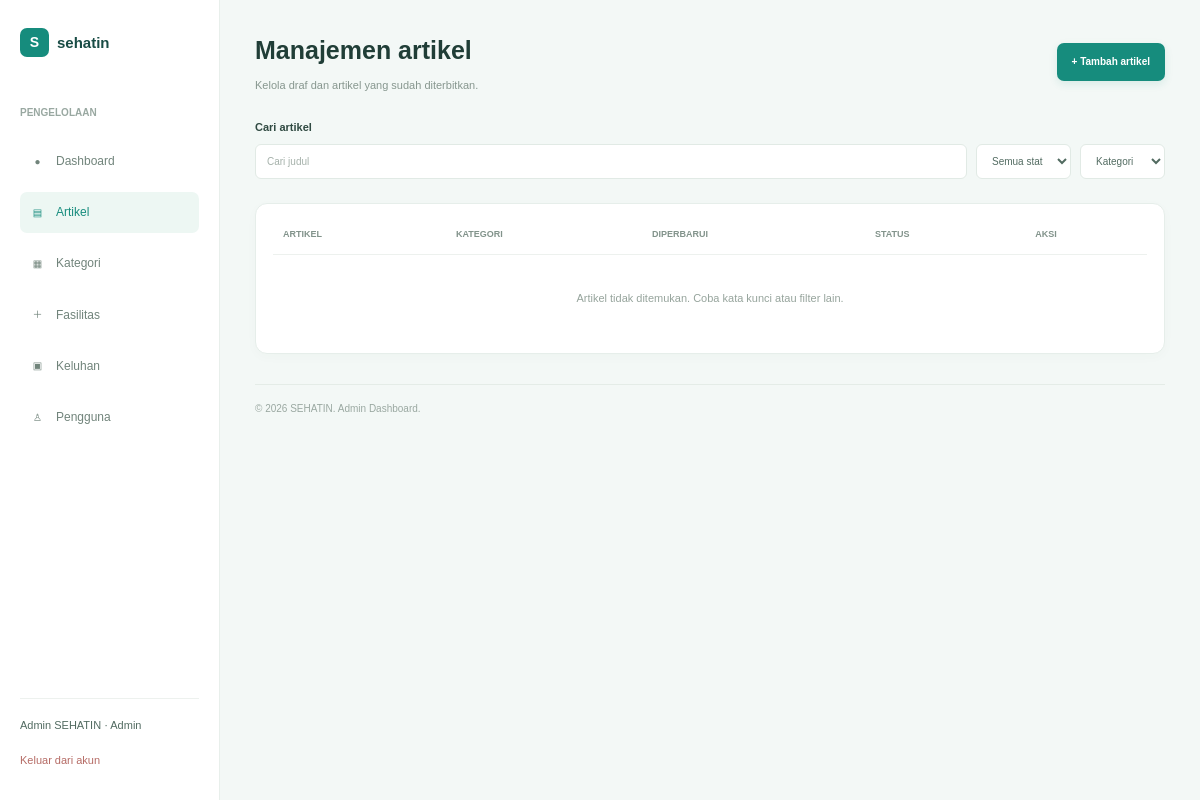
/admin/articles/index.php (signed in), run on an earlier commit of the app's database.
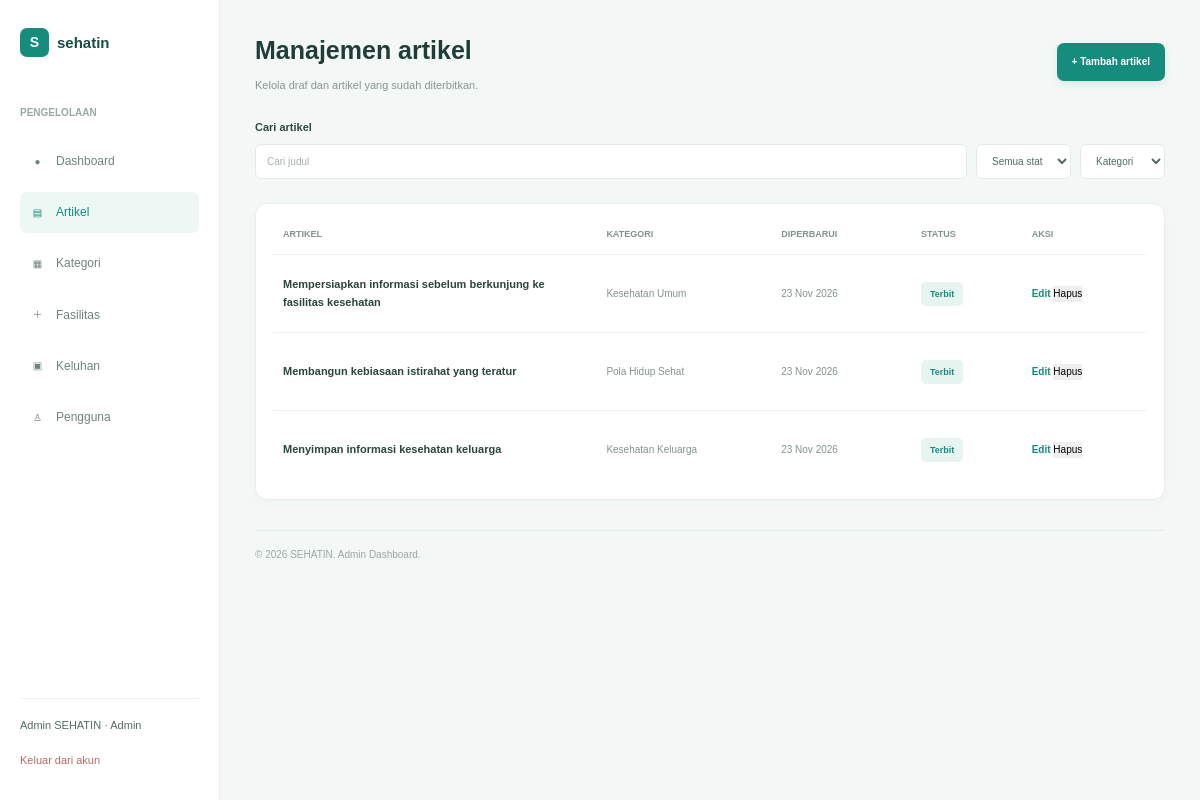
And on a later commit of the database.
### tables this page shows
CREATE TABLE IF NOT EXISTS articles (
    id INT AUTO_INCREMENT PRIMARY KEY,
    category_id INT NOT NULL,
    author_id INT NOT NULL,
    title VARCHAR(200) NOT NULL,
    excerpt VARCHAR(300) NULL,
    content TEXT NOT NULL,
    status ENUM('draft', 'published')
        NOT NULL DEFAULT 'draft',
    created_at DATETIME NOT NULL DEFAULT CURRENT_TIMESTAMP,
    updated_at DATETIME NULL,

    CONSTRAINT fk_articles_category
        FOREIGN KEY (category_id)
        REFERENCES article_categories(id)
        ON UPDATE CASCADE ON DELETE RESTRICT,

    CONSTRAINT fk_articles_author
        FOREIGN KEY (author_id)
        REFERENCES users(id)
        ON UPDATE CASCADE ON DELETE RESTRICT
);

CREATE TABLE IF NOT EXISTS article_categories (
    id INT AUTO_INCREMENT PRIMARY KEY,
    name VARCHAR(100) NOT NULL UNIQUE,
    created_at DATETIME NOT NULL DEFAULT CURRENT_TIMESTAMP
);

### admin/articles/index.php (the view, shortened to what the changed rows need)
<?php
require_once __DIR__ . "/../../config/database.php";
$articles = [];
$sqlArticles = "SELECT
                    a.id,
                    a.title,
                    ac.name AS category,
                    DATE_FORMAT(a.updated_at, '%d %b %Y') AS updated,
                    a.status
                FROM articles a
                LEFT JOIN article_categories ac
                    ON a.category_id = ac.id
                ORDER BY a.updated_at DESC";
$resultArticles = $conn->query($sqlArticles);
if ($resultArticles) {
    while ($row = $resultArticles->fetch_assoc()) {
        $row["status"] = $row["status"] === "published"
            ? "Terbit"
            : "Draf";
        $articles[] = $row;
    }
}
$keyword = trim($_GET["search"] ?? "");
$statusFilter = $_GET["status"] ?? "";
$categoryFilter = $_GET["category"] ?? "";
$filteredArticles = array_filter(
    $articles,
    function ($article) use (
        $keyword,
        $statusFilter,
        $categoryFilter
    ) {
        $matchKeyword = $keyword === ""
            || stripos($article["title"], $keyword) !== false;
        $matchStatus = $statusFilter === ""
            || $article["status"] === $statusFilter;
        $matchCategory = $categoryFilter === ""
            || $article["category"] === $categoryFilter;
        return $matchKeyword && $matchStatus && $matchCategory;
    }
);
function e($value)
{
    return htmlspecialchars(
        (string) $value,
        ENT_QUOTES,
        "UTF-8"
    );
}
?>
<!DOCTYPE html>
<html lang="id">
<head>
    <link rel="stylesheet" href="../../assets/css/reset.css">
    <link rel="stylesheet" href="../../assets/css/style.css">
    <link rel="stylesheet" href="../../assets/css/admin-dashboard.css">
    <link rel="stylesheet" href="../../assets/css/admin-articles.css">
</head>
<body class="admin-dashboard-page">
    <div class="admin-layout">
        <main class="admin-main admin-articles-main">
            <header class="articles-header">
                <div>
                    <h1>Manajemen artikel</h1>
                </div>
            </header>
            <section class="articles-table-card">
                <div class="articles-table-wrapper">
                    <table class="articles-table">
                        <thead>
                            <tr>
                                <th>ARTIKEL</th>
                                <th>KATEGORI</th>
                                <th>DIPERBARUI</th>
                                <th>STATUS</th>
                                <th>AKSI</th>
                            </tr>
                        </thead>
                        <tbody>
                            <?php if (count($filteredArticles) > 0): ?>
                            <?php foreach ($filteredArticles as $article): ?>
                            <tr>
                                <td class="article-title-cell">
                                    <?= e($article['title']) ?>
                                </td>
                                <td class="article-category-cell">
                                    <?= e($article['category']) ?>
                                </td>
                                <td class="article-date-cell">
                                    <?= e($article['updated']) ?>
                                </td>
                                <td>
                                    <span
                                        class="article-status <?= $article['status'] === 'Terbit' ? 'published' : 'draft' ?>">
                                        <?= e($article['status']) ?>
                                    </span>
                                </td>
                                <td>
                                    <a href="edit.php?id=<?= (int) $article['id'] ?>" class="article-edit-button">
                                        Edit
                                    </a>
                                    <form method="POST" action="index.php"
                                        onsubmit="return confirm('Yakin ingin menghapus artikel ini?');"
                                        style="display: inline;">
                                        <button type="submit" name="delete_article" value="1">
                                            Hapus
                                        </button>
                                    </form>
                                </td>
                            </tr>
                            <?php endforeach; ?>
                            <?php else: ?>
                            <tr>
                                <td colspan="5" class="articles-empty">
                                    Artikel tidak ditemukan.
                                    Coba kata kunci atau filter lain.
                                </td>
                            </tr>
                            <?php endif; ?>
                        </tbody>
                    </table>
                </div>
            </section>
        </main>
    </div>
</body>
</html>

What changed in the data, as far as the page shows it:
added articles: title "Mempersiapkan informasi sebelum berkunjung ke fasilitas kesehatan", category.name "Kesehatan Umum", updated "23 Nov 2026", status "Terbit"
added articles: title "Membangun kebiasaan istirahat yang teratur", category.name "Pola Hidup Sehat", updated "23 Nov 2026", status "Terbit"
added articles: title "Menyimpan informasi kesehatan keluarga", category.name "Kesehatan Keluarga", updated "23 Nov 2026", status "Terbit"
Also different on the page:
text no longer shown: "Artikel tidak ditemukan. Coba kata kunci atau filter lain."
